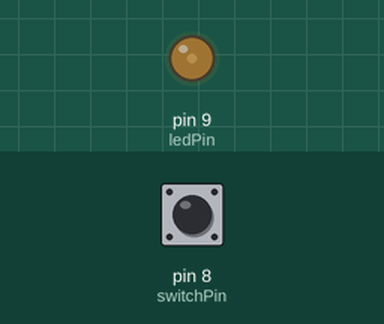
Simulated run of this sketch. Board: Arduino Uno, built with avr-gcc and run on an emulated ATmega328P. Parts: output pins drawn as LEDs (lit = HIGH). The test bench sets the inputs (shaded band); at power-on: pin 8 (switchPin) HIGH.

Above: at 1.2 s.
1.3 s: pin 8 (switchPin) pulled LOW for 0.15 s
At 1.7 s:
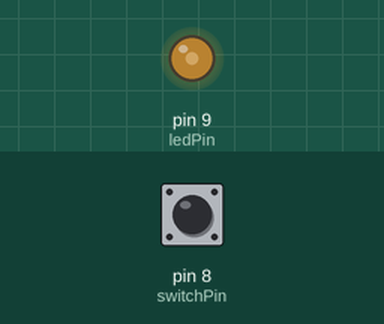
2.9 s: pin 8 (switchPin) pulled LOW for 1 s
At 4.2 s:
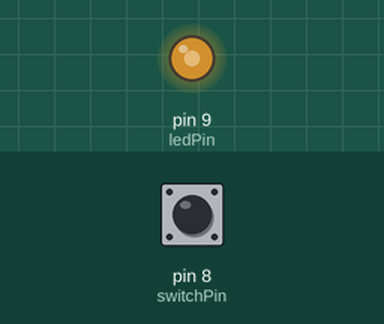
5.4 s: pin 8 (switchPin) pulled LOW for 0.15 s
At 6.1 s:
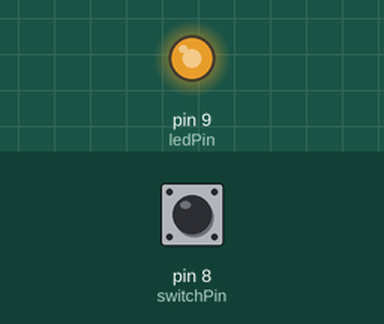
7.0 s: pin 8 (switchPin) pulsed LOW 5 times (0.12 s each, 0.3 s apart)
At 7.57 s:
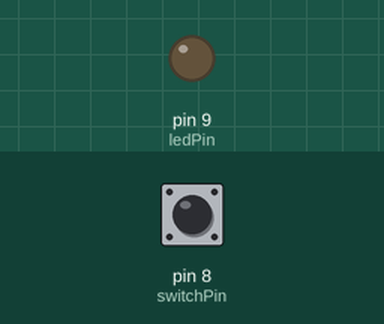
10.0 s: pin 8 (switchPin) pulled LOW for 3.2 s
At 13.7 s:
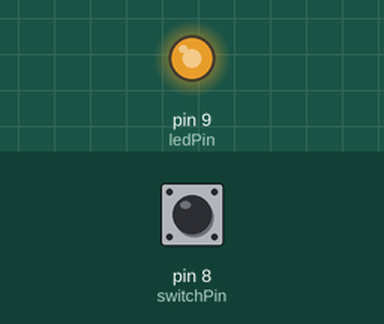
Timing chart, 0 to 15.2 s (numbered marks = the images above; inputs shaded):
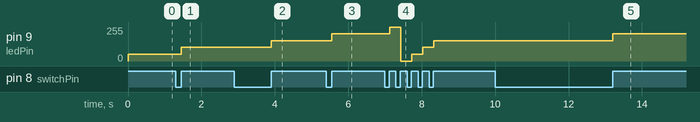

The sketch:

2.3.ino
```cpp
int switchPin = 8;
int ledPin = 9;
bool previousButton = LOW;
bool currentButton = LOW;
int ledLevel = 0;


void setup()
{
  pinMode(switchPin, INPUT);
  pinMode(ledPin, OUTPUT);
}

bool debounceButton (bool last)
{
  bool current = digitalRead(switchPin);
  if(last != current)
  {
    delay(5);
    current = digitalRead(switchPin);
  }
  return current;
}

void loop()
{
  currentButton = debounceButton(previousButton);

  if(currentButton == HIGH && previousButton == LOW)
  {
   ledLevel += 51;
  }

  previousButton = currentButton;

  if(ledLevel > 255)
  ledLevel = 0;

  analogWrite(ledPin, ledLevel);
}
```

Measured:
- after the input at 1.3 s, pin 9 (ledPin): 51/255 → 102/255 after 0.16 s
- after the input at 2.9 s, pin 9 (ledPin): 102/255 → 153/255 after 1.0 s
- after the input at 5.4 s, pin 9 (ledPin): 153/255 → 204/255 after 0.16 s
- after the input at 7.0 s, pin 9 (ledPin): 204/255 → 255/255 after 0.13 s, → 0/255 0.30 s later, → 51/255 0.30 s later, → 102/255 0.30 s later, … (5 changes in this stretch)
- after the input at 10.0 s, pin 9 (ledPin): 153/255 → 204/255 after 3.2 s
